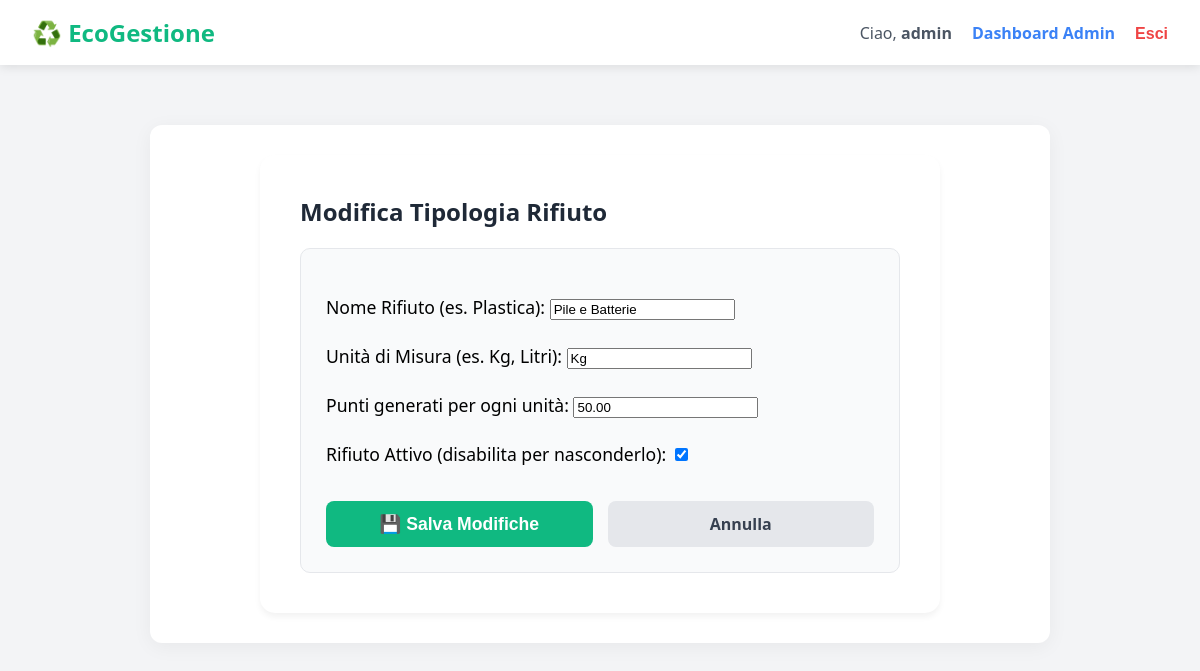
The page /gestisci-rifiuto/1/ (signed in) on the database its author committed.
### gestione_rifiuti/models.py (models this page shows, shortened)
class TipologiaRifiuto(models.Model): # Definisce una tabella che mappa i tipi di rifiuto (es. Plastica, Vetro, Carta)
    nome = models.CharField(max_length=100) # Colonna di testo per il nome della tipologia di rifiuto, massimo 100 caratteri
    unita_di_misura = models.CharField(max_length=10) # Colonna di testo per indicare l'unità (es. "kg", "litri", "pezzi")
    punti_per_unita = models.DecimalField(max_digits=10, decimal_places=2) # Colonna decimale: indica quanti punti vale 1 unità di questo rifiuto (fino a 10 cifre totali, di cui 2 decimali)
    attivo = models.BooleanField(default=True)  # <-- AGGIUNTO # Colonna VERO/FALSO per disabilitare vecchie tipologie di rifiuti senza cancellarle dal DB. Default VERO.

### gestione_rifiuti/views.py (the view)
# urls.py: path('gestisci-rifiuto/', views.gestisci_rifiuto, name='aggiungi_rifiuto'),
@staff_member_required(login_url='/login/') # Accesso riservato allo staff
def gestisci_rifiuto(request, pk=None): # Funzione usata SIA per creare un nuovo rifiuto, SIA per modificarne uno esistente (pk = Primary Key)
    rifiuto = TipologiaRifiuto.objects.get(pk=pk) if pk else None # Se l'URL contiene un ID (pk), recupera quel rifiuto. Se non c'è, `rifiuto` diventa None (vuol dire che ne stiamo creando uno nuovo)
    if request.method == 'POST': # Se l'admin sta salvando il modulo
        form = TipologiaRifiutoForm(request.POST, instance=rifiuto) # Riempie il modulo con i dati inviati, sovrascrivendo l'oggetto esistente se stiamo modificando
        if form.is_valid(): # Controlla che i dati (nome, punti, ecc.) siano validi
            form.save() # Salva la modifica o la creazione nel database
            return redirect('dashboard_admin') # Torna al pannello di controllo
    else: # Se l'admin ha solo aperto la pagina per vedere il modulo
        form = TipologiaRifiutoForm(instance=rifiuto) # Crea un modulo. Se stiamo modificando, lo pre-compila con i dati vecchi. Se è nuovo, è vuoto
    titolo = "Modifica Tipologia Rifiuto" if pk else "Aggiungi Nuova Tipologia Rifiuto" # Sceglie il titolo della pagina dinamicamente
    return render(request, 'gestione_rifiuti/form_admin.html', {'form': form, 'titolo': titolo}) # Mostra il modulo all'admin

### gestione_rifiuti/forms.py
class TipologiaRifiutoForm(forms.ModelForm): # Crea il modulo per permettere all'admin di aggiungere o modificare un tipo di rifiuto
    class Meta:
        model = TipologiaRifiuto # Lo collega al modello TipologiaRifiuto
        fields = ['nome', 'unita_di_misura', 'punti_per_unita', 'attivo'] # Mostra all'admin questi quattro campi
        labels = { # Personalizza le etichette di testo mostrate sopra ogni campo per renderle più comprensibili a chi compila
            'nome': 'Nome Rifiuto (es. Plastica)',
            'unita_di_misura': 'Unità di Misura (es. Kg, Litri)',
            'punti_per_unita': 'Punti generati per ogni unità',
            'attivo': 'Rifiuto Attivo (disabilita per nasconderlo)'
        }

### gestione_rifiuti/templates/gestione_rifiuti/form_admin.html (shortened to what this page needs)
{% extends 'gestione_rifiuti/base.html' %}
{% block content %}
<div style="max-width: 600px; margin: 0 auto; background: white; padding: 40px; border-radius: 15px; box-shadow: 0 4px 6px rgba(0,0,0,0.05);">
    <h2 style="color: #1f2937; margin-top: 0; margin-bottom: 20px;">{{ titolo }}</h2>
    <form method="POST" style="background: #f9fafb; padding: 25px; border-radius: 10px; border: 1px solid #e5e7eb;">
        <div style="margin-bottom: 20px; font-size: 1.1rem; line-height: 1.8;">
            {{ form.as_p }}
        </div>
        <div style="display: flex; gap: 15px; margin-top: 30px;">
            <button type="submit" class="btn" style="flex: 1; padding: 12px; font-size: 1.1rem;">💾 Salva Modifiche</button>
            <a href="{% url 'dashboard_admin' %}" style="flex: 1; text-align: center; padding: 12px; background: #e5e7eb; color: #374151; font-weight: bold; border-radius: 8px; text-decoration: none;">Annulla</a>
        </div>
    </form>
</div>
{% endblock %}

### gestione_rifiuti/templates/gestione_rifiuti/base.html (shortened to what this page needs)
<!DOCTYPE html>
<html lang="it">
<head>
</head>
<body>
    <nav class="navbar">
        <a href="/" class="navbar-brand">♻️ EcoGestione</a>
 <div style="display: flex; align-items: center; gap: 20px;">
    {% if user.is_authenticated %}
        <span style="color: #4b5563;">Ciao, <strong>{{ user.username }}</strong></span>
        {% if user.is_superuser %}
            <a href="/dashboard-admin/" style="color: #3b82f6; font-weight: bold; text-decoration: none;">Dashboard Admin</a>
        {% elif user.operatoreecologico %}
            <a href="/punto-cassa/" style="color: #10b981; font-weight: bold; text-decoration: none;">Punto Cassa</a>
        {% else %}
            <a href="/profilo/" style="color: #374151; text-decoration: none; font-weight: bold;">Profilo</a>
            <a href="/area-riscatto/" style="color: #d97706; text-decoration: none; font-weight: bold;">🎁 Premi</a>
        {% endif %}
        <form action="/logout/" method="post" style="display:inline; margin: 0;">
            <button type="submit" style="background: none; border: none; color: #ef4444; font-weight: bold; cursor: pointer; font-size: 1rem; padding: 0;">Esci</button>
        </form>
    {% else %}
        <a href="/login/" style="color: #374151; text-decoration: none; font-weight: bold;">Accedi</a>
        <a href="/registrazione/" style="background: #10b981; color: white; padding: 8px 15px; border-radius: 8px; text-decoration: none; font-weight: bold;">Registrati</a>
    {% endif %}
</div>
    </nav>
    <div class="container">
        <div class="card">
            {% block content %}
            {% endblock %}
        </div>
    </div>
</body>
</html>

### gestione_rifiuti/templates/gestione_rifiuti/base.html (style rules this page uses)
:root { --primary: #10b981; --primary-hover: #059669; --dark: #1f2937; --light: #f3f4f6; --white: #ffffff; }
body { font-family: 'Segoe UI', sans-serif; background-color: var(--light); margin: 0; padding: 0; }
.navbar { background-color: var(--white); padding: 1rem 2rem; display: flex; justify-content: space-between; align-items: center; box-shadow: 0 2px 10px rgba(0,0,0,0.1); position: sticky; top: 0; z-index: 1000; }
.navbar-brand { font-size: 1.5rem; font-weight: bold; color: var(--primary); text-decoration: none; }
.container { max-width: 900px; margin: 40px auto; padding: 20px; }
.card { background: var(--white); padding: 30px; border-radius: 12px; box-shadow: 0 4px 20px rgba(0,0,0,0.05); }
.btn { background: var(--primary); color: white; padding: 10px 20px; border-radius: 8px; text-decoration: none; display: inline-block; border: none; cursor: pointer; font-weight: bold; }

### rows shown on the page
TipologiaRifiuto: nome "Pile e Batterie", unita_di_misura "Kg", punti_per_unita "50.00", attivo "☑"

### other values the page prints
{{ user.username }} "admin"
{{ titolo }} "Modifica Tipologia Rifiuto"
